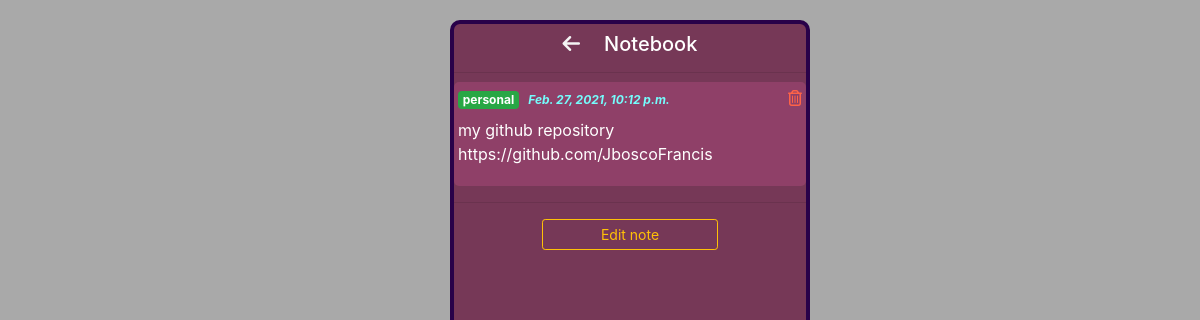
Screenshot of /detail/9 with the database file from the repository.
### note/models.py (models this page shows)
class Note(models.Model):
    note_info = models.TextField(max_length=200, null=True)
    category = models.CharField(choices=CATEGORY, default='ho', max_length=2)
    complete = models.BooleanField(default=False, null=True)
    date_created = models.DateTimeField(auto_now_add=True)
    def label(self):
        if self.category == 'ho':
            label = 'primary'
        elif self.category == 'pe':
            label = 'success'
        else:
            label = 'warning'
        return label
    def __str__(self):
        return self.note_info

### note/views.py (the view)
# urls.py: path('detail/<str:pk>', views.detail, name='detail'),
def detail(request, pk):
    note = Note.objects.get(id=pk)
    form = NoteForm(instance=note)
    if request.method == 'POST':
        form = NoteForm(request.POST, instance=note)
        if form.is_valid:
            form.save()
            return redirect('detail',pk)
    context = {'note':note, 'form': form}
    return render(request, 'note/detail.html', context)

### note/templates/note/detail.html (shortened to what this page needs)
{% extends 'note/base.html'%}
{% block content %}
<div class="container-fluid">
    <div class="container-note pt-2">
        <div class="note-header">
            <h5 class="text-center"><a href="{% url 'index' %}" style="color: whitesmoke;"><i class="fas fa-arrow-left mr-4 ml-0"></i></a>Notebook</h5>
            <hr>
        </div>
        <div class="note">
            <div id="note-container">
                <span class="badge bg-{{note.label}}">{{note.get_category_display}}</span>
                <span class="badge" style="color: rgb(117, 252, 252); font-style: italic;">{{note.date_created}}</span>
                <a href="{% url 'delete' note.id %}" id='del-btn'><i class="far fa-trash-alt"></i></a>
                <p class="mt-2">{{note}}</p>
            </div>
        </div>
        <div class="note-footer">
            <hr>
            <button class="btn btn-outline-warning btn-sm mt-2 center" id="edit-note">Edit note</button>
        </div>
    </div>
</div>
{% endblock %}

### static/css/main.css (style rules this page uses)
body { background-color: darkgray; }
.note-header { position: sticky; height: 50px; margin: 0%; background-color: #763857; top: 0%; }
.container-note { position: fixed; color: white; width: 30%; background-color: #763857; top: 0px; bottom: 0px; border-radius: 10px; border: 4px solid #290149; margin-left: 35%; margin-right: 35%; margin-top: 20px; margin-bottom: 20px; z-index: 9997; overflow-y: auto; }
.note-footer { position: sticky; height: 50px; margin: 0%; background-color: #763857; bottom: 0%; }
.note { background-color: #8f4068; padding: 4px; border-radius: 5px; }
.center { display: block; margin-left: auto; margin-right: auto; width: 50%; }
#del-btn { float: right; color: tomato; }

### rows the page displays
Note: category "personal", date_created "Feb. 27, 2021, 10:12 p.m.", note_info "my github repository https://github.com/JboscoFrancis"
